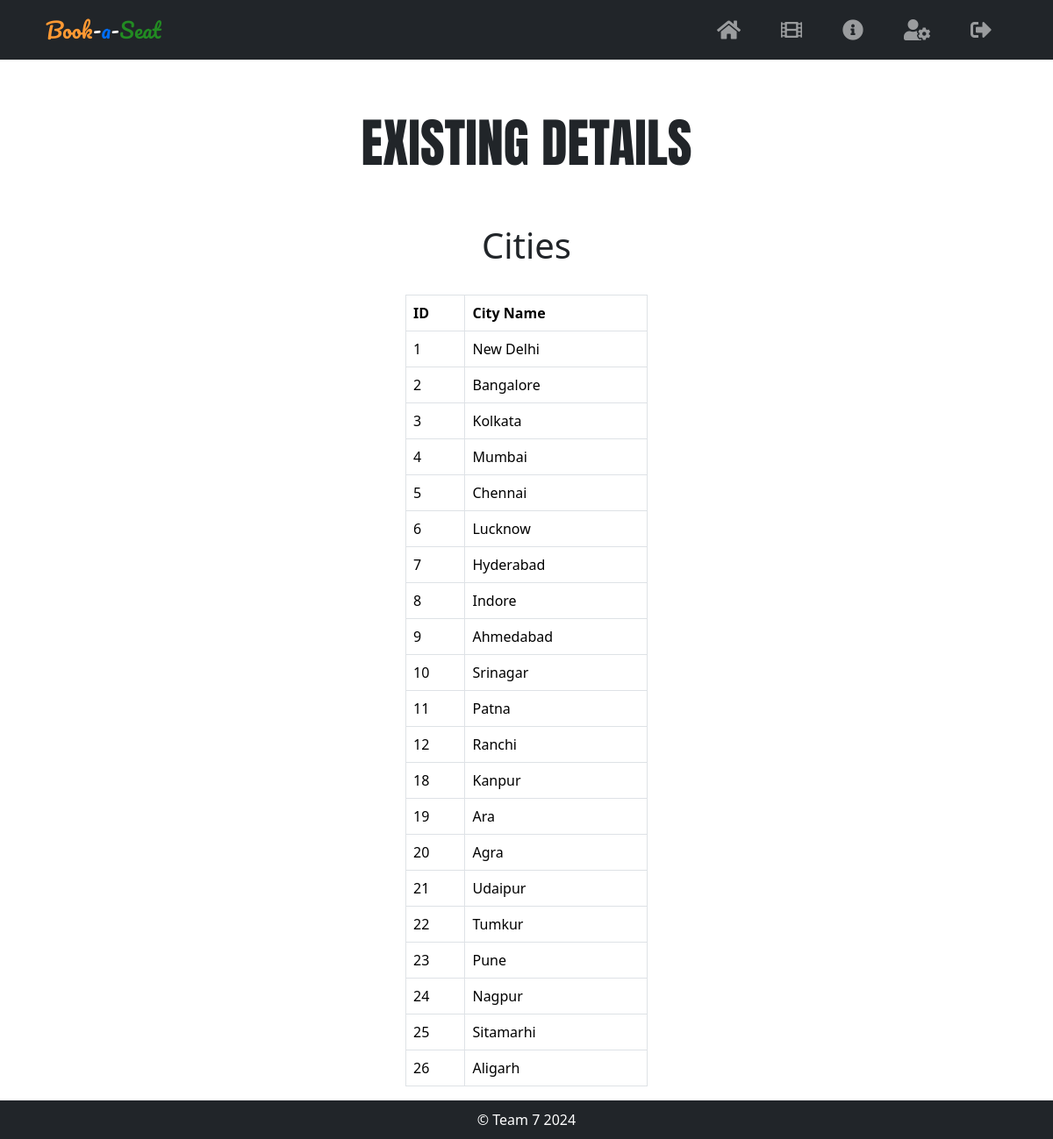
/view_cities.php (signed in), run on the app's committed database.
### tables this page shows
CREATE TABLE `cities` (
  `id` int NOT NULL AUTO_INCREMENT,
  `city_name` varchar(255) NOT NULL,
  PRIMARY KEY (`id`),
  KEY `idx_cities_city_name` (`city_name`)
);

### view_cities.php (the view, shortened to what this page needs)
<?php
include "src/components/db_connection.php";
$sql = "SELECT * FROM cities ORDER BY id ASC";
$result = $conn->query($sql);
?>
<?php include 'src/components/header1.php' ?>
<link rel="stylesheet" href="src/css/current-booking-style.css">
<?php include 'src/components/header2.php' ?>
<div class="movies-header">
    EXISTING DETAILS
</div>
<div class="container col-md-3 mt-5 mx-auto">
    <h1 class="text-center">Cities</h1>
    <br>
    <div class="table-responsive">
        <table class="table table-bordered">
            <thead>
                <tr>
                    <th>ID</th>
                    <th>City Name</th>
                </tr>
            </thead>
            <tbody>
                <?php
                if ($result->num_rows > 0) {
                    while ($row = $result->fetch_assoc()) {
                        echo "<tr>";
                        echo "<td>" . $row['id'] . "</td>";
                        echo "<td>" . $row['city_name'] . "</td>";
                        echo "</tr>";
                    }
                } else {
                    echo "<tr><td colspan='8'>No bookings found</td></tr>";
                }
                ?>
            </tbody>
        </table>
    </div>
</div>
<?php include 'src/components/footer.php' ?>

### src/css/navbar-style.css (style rules this page uses)
body { display: flex; flex-direction: column; min-height: 100vh; }

### src/css/current-booking-style.css (style rules this page uses)
.movies-header { text-align: center; font-size: 60px; margin-top: 50px; font-family: 'Anton', sans-serif; }
.container { flex: 1; }

### data on the page
cities: id "1", city_name "New Delhi"
cities: id "2", city_name "Bangalore"
cities: id "3", city_name "Kolkata"
cities: id "4", city_name "Mumbai"
cities: id "5", city_name "Chennai"
cities: id "6", city_name "Lucknow"
cities: id "7", city_name "Hyderabad"
cities: id "8", city_name "Indore"
cities: id "9", city_name "Ahmedabad"
cities: id "10", city_name "Srinagar"
cities: id "11", city_name "Patna"
cities: id "12", city_name "Ranchi"
cities: id "18", city_name "Kanpur"
cities: id "19", city_name "Ara"
cities: id "20", city_name "Agra"
cities: id "21", city_name "Udaipur"
cities: id "22", city_name "Tumkur"
cities: id "23", city_name "Pune"
cities: id "24", city_name "Nagpur"
cities: id "25", city_name "Sitamarhi"
cities: id "26", city_name "Aligarh"
